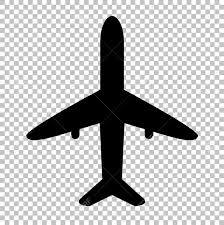
%> input picture plane.jpg, 224 x 225 px
$ octave tests.m   (GNU Octave 9; MATLAB toolbox functions it lacks are replaced by stand-ins)
%> lines starting %> are read from the running program, lines starting %| are printed output that depends on the picture
%%
figure(123); clf
plane_pic = imread('plane.jpg'); %Import Plane Image
%> plane_pic is the input picture: size 225x224x3 uint8; min 0, max 255, mean 186.8
plane_pic = padarray(plane_pic,[50 50],1000,'both');
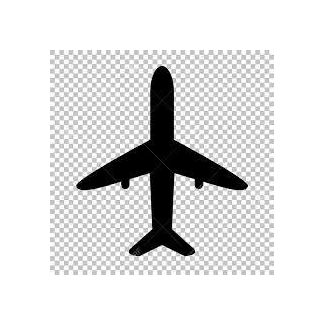
%> plane_pic: size 325x324x3 uint8; min 0, max 255, mean 222.4
imshow(plane_pic)

theta = 60;
pic = imrotate(plane_pic, theta,'crop')
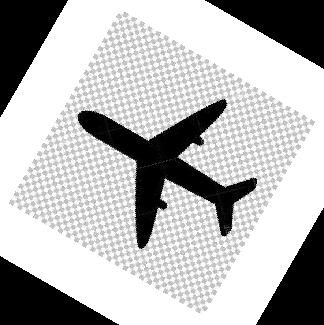
%> pic: size 325x324x3 uint8; min 0, max 255, mean 182.9
tl = round(325/4,0);
% pic = imcrop(pic,[0 0 5000 5000])
% pic = imclearborder(pic);
% imshow(pic)
border = 50;
pic(1:border,:,:) = 1000;
pic(:,end-border:end,:) = 1000;
pic(:,1:border,:) = 1000;
pic(end-border:end,:) = 1000;
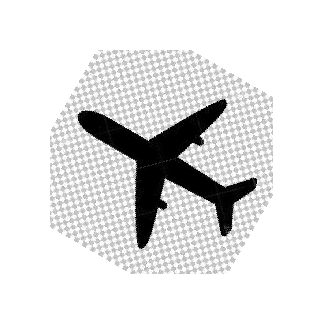
%> pic: size 325x324x3 uint8; min 0, max 255, mean 224.9
imshow(pic)

%% test linearizedPlane
clear
v = 300; psi1 = 0; Ng = 100;xylim = 4*10^4;
x0a = [-8000; 0;v*cos(psi1);v*sin(psi1)];
%> (the run ends here)
